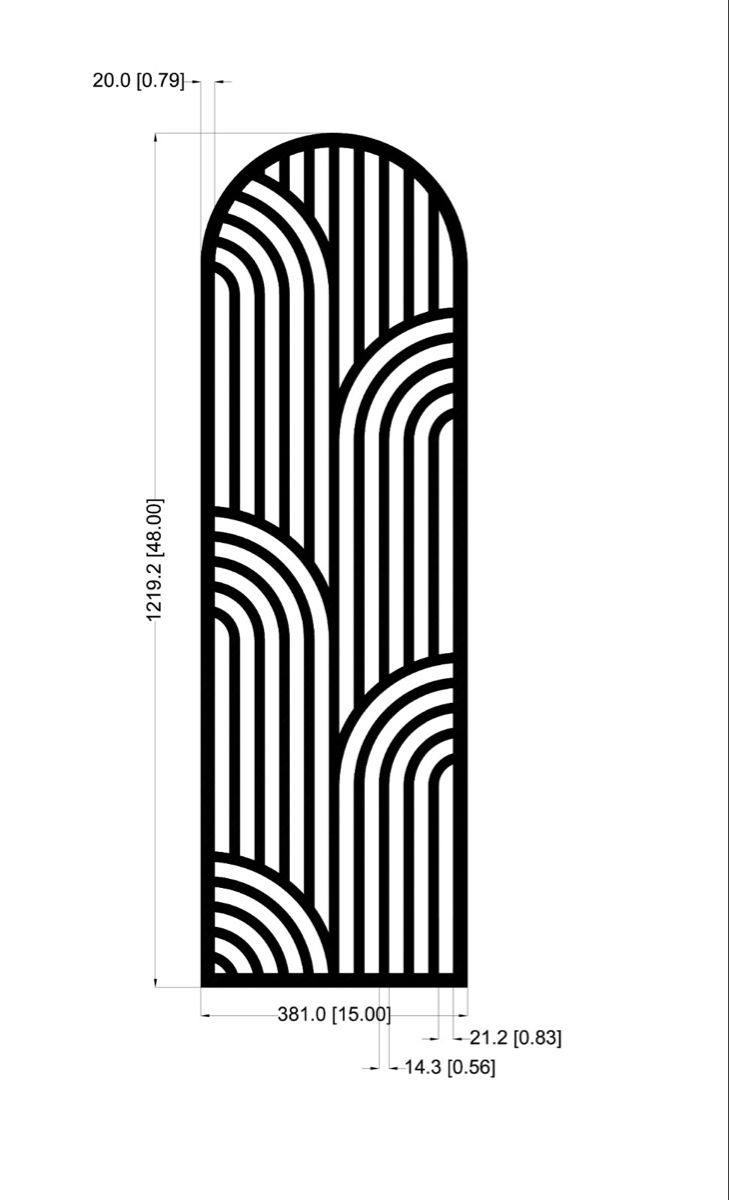
#> input picture backend/uploads/02feda8f-1f89-44e8-b0d3-6d70f6d5f4b6_a6f7630843c4e22d3d1556743cc6bf5a.jpg, 729 x 1200 px
$ python -i pipeline.py   (imports and definitions only)
#> lines starting #> are read from the running program, lines starting #| are printed output that depends on the picture; after the words box and inside, x2 and y2 are one past the last pixel; in counts of white or black regions, pixels touching at a corner belong together
import cv2
import numpy as np
from pathlib import Path
import time
import uuid

SENSITIVITY_PRESETS = {
    "low": {"t1": 80, "t2": 200},
    "medium": {"t1": 50, "t2": 150},
    "high": {"t1": 20, "t2": 80},
}

def process_image(file_path: str, sensitivity: str = "medium") -> dict:
#> called with sensitivity = 'medium'
    start_time = time.time()

    image = cv2.imread(file_path)
#> image is the input picture: shape (1200, 729, 3); min 0, max 255, mean 221.4
    if image is None:
        raise ValueError(f"Failed to load image: {file_path}")

    original_height, original_width = image.shape[:2]
#> original_height = 1200; original_width = 729

    gray = cv2.cvtColor(image, cv2.COLOR_BGR2GRAY)

    _, shadow_removed = cv2.threshold(gray, 0, 255, cv2.THRESH_BINARY + cv2.THRESH_OTSU)
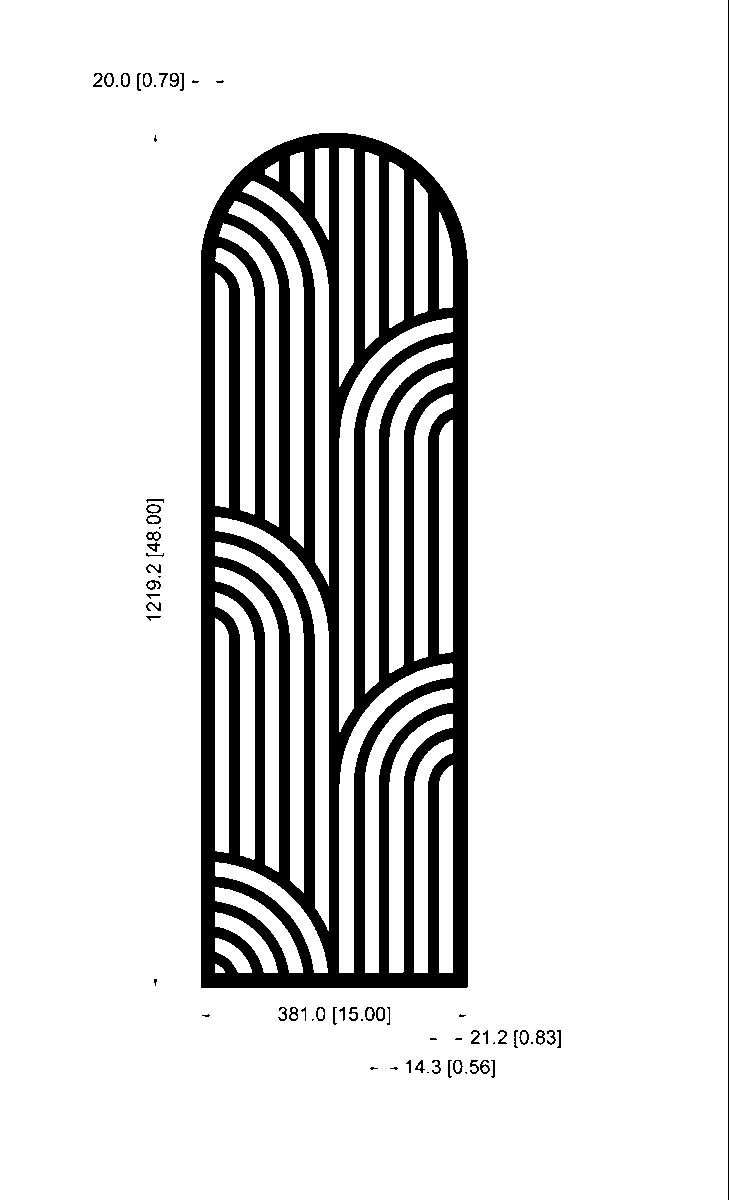
#> shadow_removed: shape (1200, 729); 86.9% white; 67 black regions (20 under 20 px), largest, box (x1, y1, x2, y2) and area: (201, 133, 468, 988) 111282, (728, 0, 729, 1200) 1200, (536, 1030, 545, 1045) 69

    bg_removed = cv2.adaptiveThreshold(gray, 255, cv2.ADAPTIVE_THRESH_GAUSSIAN_C, cv2.THRESH_BINARY, 11, 2)
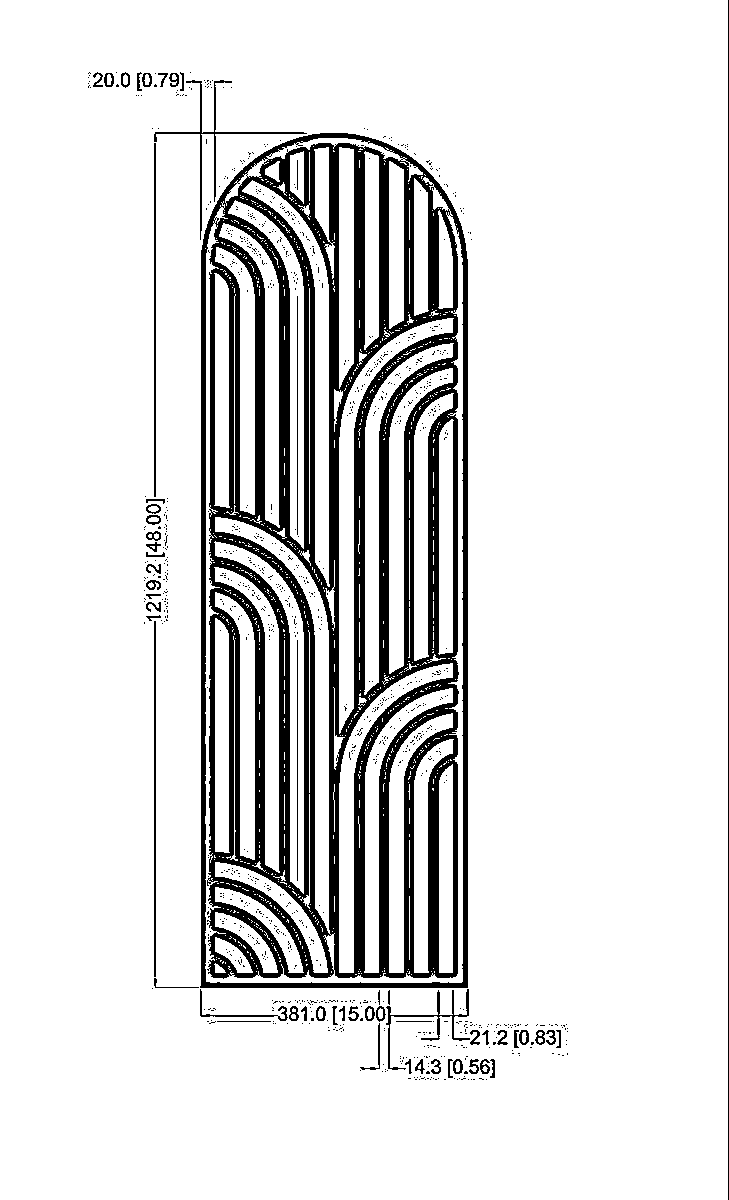
#> bg_removed: shape (1200, 729); 88% white; 1053 black regions (994 under 20 px), largest, box (x1, y1, x2, y2) and area: (200, 133, 468, 988) 95111, (728, 0, 729, 1200) 1200, (154, 80, 307, 240) 915

    shadow_clean = cv2.morphologyEx(bg_removed, cv2.MORPH_CLOSE, np.ones((3,3), np.uint8))
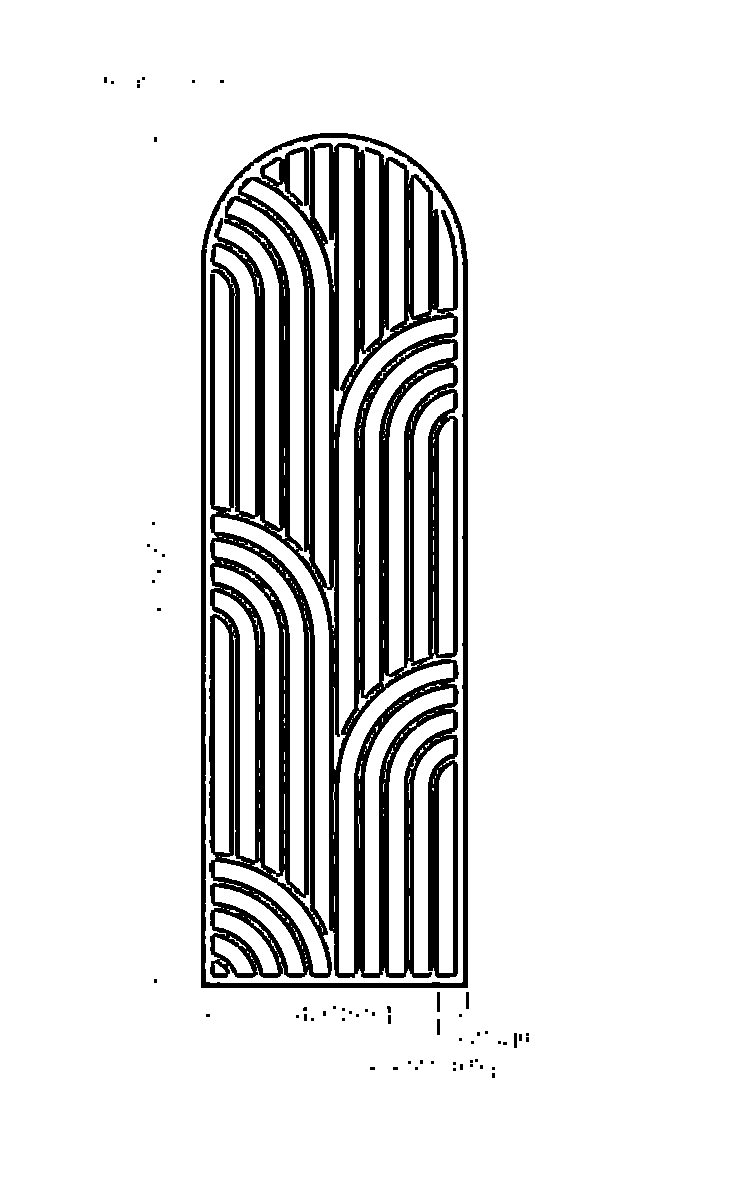
#> shadow_clean: shape (1200, 729); 89.2% white; 62 black regions (52 under 20 px), largest, box (x1, y1, x2, y2) and area: (209, 143, 459, 978) 82876, (201, 133, 468, 988) 10458, (437, 992, 440, 1012) 60

    gray = shadow_clean

    if max(original_width, original_height) > 2000:
        scale = 2000 / max(original_width, original_height)
        new_width = int(original_width * scale)
        new_height = int(original_height * scale)
        gray = cv2.resize(gray, (new_width, new_height), interpolation=cv2.INTER_AREA)
        original_width, original_height = new_width, new_height

    denoised = cv2.fastNlMeansDenoising(gray, None, h=10, templateWindowSize=7, searchWindowSize=21)

    clahe = cv2.createCLAHE(clipLimit=2.0, tileGridSize=(8, 8))
    enhanced = clahe.apply(denoised)

    blurred = cv2.GaussianBlur(enhanced, (5, 5), 0)
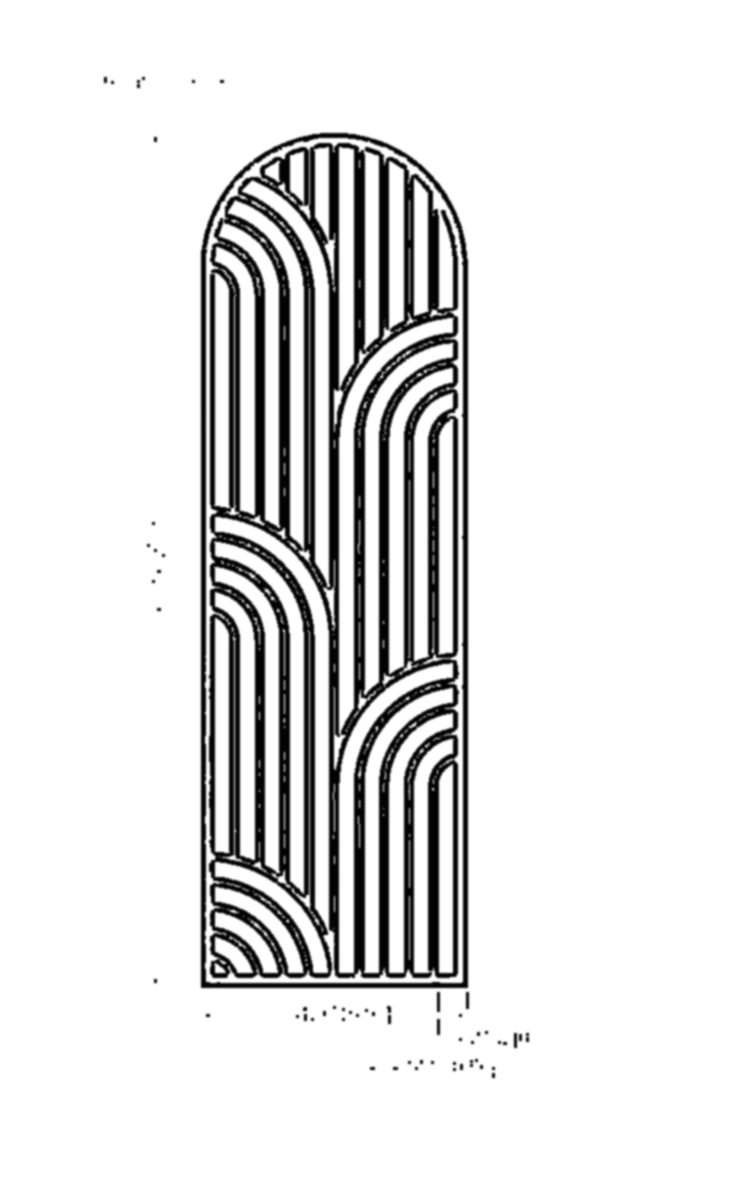
#> blurred: shape (1200, 729); min 2, max 255, mean 227.9

    preset = SENSITIVITY_PRESETS.get(sensitivity, SENSITIVITY_PRESETS["medium"])
    t1, t2 = preset["t1"], preset["t2"]

    edges = cv2.Canny(blurred, t1, t2, apertureSize=3)
#> edges: shape (1200, 729); 4.1% white in thin lines or dots, all inside (x1, y1, x2, y2) = (103, 76, 530, 1079)

    kernel = np.ones((3, 3), np.uint8)
    edges = cv2.morphologyEx(edges, cv2.MORPH_CLOSE, kernel, iterations=1)
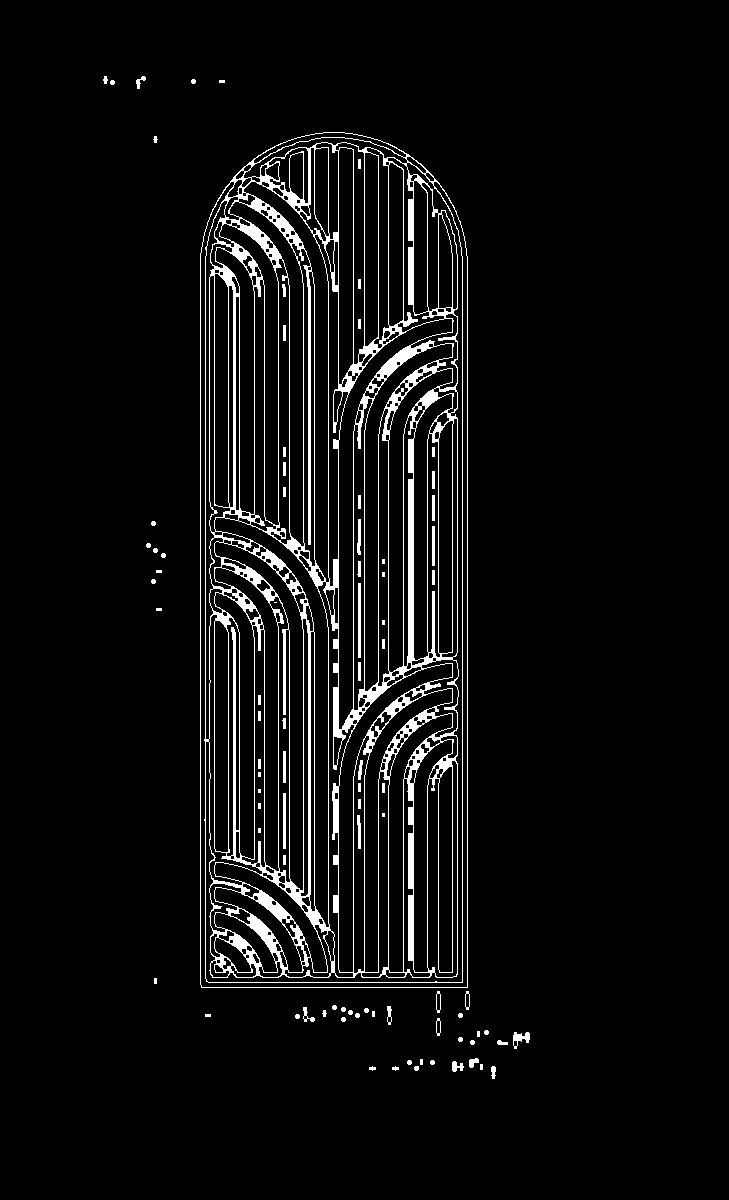
#> edges: shape (1200, 729); 5.4% white; 87 white regions (18 under 20 px)

    contours, _ = cv2.findContours(edges, cv2.RETR_LIST, cv2.CHAIN_APPROX_SIMPLE)
#> contours = 408 contours, 126 with area under 20; largest, box (x1, y1, x2, y2) and area: (200, 132, 468, 988) 220610, (200, 181, 468, 988) 9360, (205, 162, 463, 983) 7100, (338, 318, 453, 730) 6602, (214, 517, 330, 928) 6312

    paths = []
    for i, contour in enumerate(contours):
        area = cv2.contourArea(contour)
        if area < 100:
            continue

        epsilon = 0.02 * cv2.arcLength(contour, True)
        approx = cv2.approxPolyDP(contour, epsilon, True)

        if len(approx) < 3:
            continue

        path_d = contour_to_svg_path(contour)

        is_closed = cv2.isContourConvex(contour) or len(approx) >= 4

        paths.append({
            "id": f"path_{i+1}",
            "d": path_d,
            "type": "closed" if is_closed else "open",
            "stroke": "#1A3C5E",
            "stroke_width": 1.5
        })
#> this loop made 408 passes
#> area on passes 1, 6, 10: 36, 60, 49
#> after the loop, paths = 97 items

    if len(paths) < 3:
        paths = fallback_hough_lines(edges, original_width, original_height)

    confidence = calculate_confidence(paths, edges)
#> in calculate_confidence, `edge_ratio = np.sum(edges > 0) / (edges.shape[0] * edges.shape[1])`: edge_ratio = 0.054
#> confidence = 0.85

    processing_time = int((time.time() - start_time) * 1000)

    return {
        "job_id": Path(file_path).stem.split("_")[0],
        "image_width": original_width,
        "image_height": original_height,
        "paths": paths,
        "processing_time_ms": processing_time,
        "sensitivity_used": sensitivity,
        "confidence": confidence
    }

def contour_to_svg_path(contour: np.ndarray) -> str:
    if len(contour) == 0:
        return ""

    path_parts = []
    for j, point in enumerate(contour):
        x, y = point[0]
        if j == 0:
            path_parts.append(f"M {x} {y}")
        else:
            path_parts.append(f"L {x} {y}")

    path_parts.append("Z")
    return " ".join(path_parts)

def fallback_hough_lines(edges, width, height):
    lines = cv2.HoughLinesP(
        edges,
        rho=1,
        theta=np.pi / 180,
        threshold=80,
        minLineLength=50,
        maxLineGap=10
    )

    if lines is None:
        return []

    paths = []
    for i, line in enumerate(lines[:100]):
        x1, y1, x2, y2 = line[0]
        path_d = f"M {x1} {y1} L {x2} {y2}"
        paths.append({
            "id": f"path_{i+1}",
            "d": path_d,
            "type": "open",
            "stroke": "#1A3C5E",
            "stroke_width": 1.5
        })

    return paths

def calculate_confidence(paths, edges) -> float:
    if len(paths) == 0:
        return 0.0

    if len(paths) < 3:
        return 0.3

    if len(paths) > 2000:
        return 0.4

    edge_ratio = np.sum(edges > 0) / (edges.shape[0] * edges.shape[1])

    if edge_ratio < 0.01:
        return 0.3
    elif edge_ratio < 0.05:
        return 0.7
    elif edge_ratio < 0.15:
        return 0.85
    else:
        return 0.6

>>> result = process_image('../uploads/02feda8f-1f89-44e8-b0d3-6d70f6d5f4b6_a6f7630843c4e22d3d1556743cc6bf5a.jpg')
#> result = 7 items
